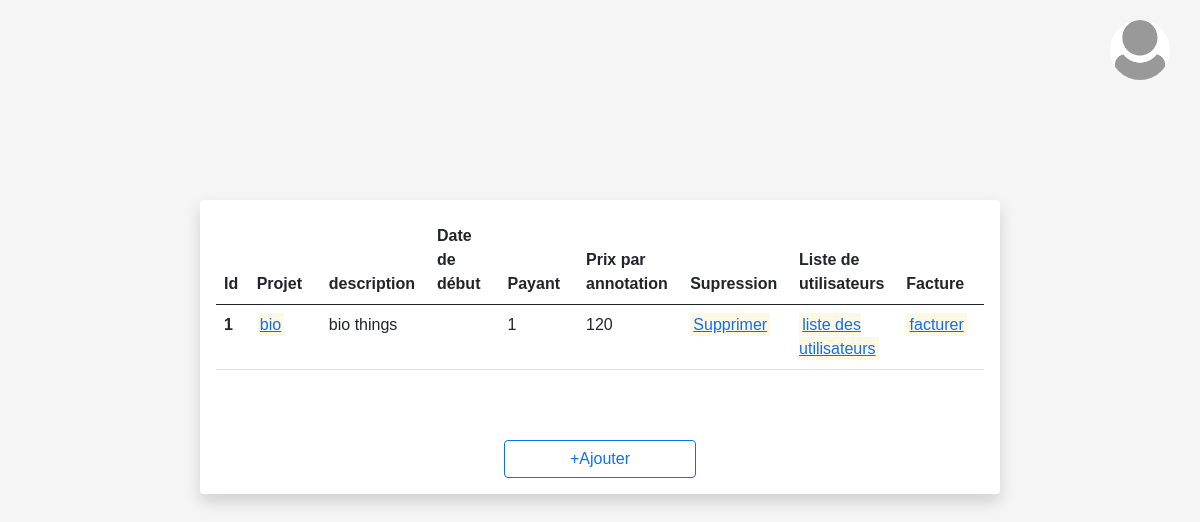
The app's page /Projets/index.php with its own data.
### tables this page shows
CREATE TABLE `groupe` (
  `id_group` int(11) NOT NULL,
  `nom` varchar(100) NOT NULL,
  `description` varchar(1000) NOT NULL,
  `payant` tinyint(1) DEFAULT NULL,
  `prix_par_annot` int(11) DEFAULT NULL,
  `datedebut` date DEFAULT NULL
);

### Projets/index.php (the view, shortened to what this page needs)
<!doctype html>
<html lang="en">
<head>
  <link href="https://cdn.jsdelivr.net/npm/bootstrap@5.0.2/dist/css/bootstrap.min.css" rel="stylesheet"
>
  <link href="projets.css" rel="stylesheet">
</head>
<body>
  <div class="action">
    <div class="profile" onclick="menuToggle();">
      <img src="profil.png" alt="">
    </div>
  </div>
  <main class="form-projets shadow p-3 bg-white rounded">
      <?php
require_once("db.php");
    $result = $con->query("SELECT * FROM groupe");
?>
<?php
    if ( $result->num_rows )
    {
    ?>
        <table class="table">
        <thead>
            <tr>
          <th style="width: 50px;" scope="col">Id</th>
          <th style="width: 150px;" scope="col">Projet</th>
          <th style="width: 150px;" scope="col">description</th>
          <th style="width: 150px;" scope="col">Date de début</th>
          <th style="width: 150px;" scope="col">Payant</th>
          <th style="width: 150px;" scope="col">Prix par annotation</th>
          <th style="width: 150px;" scope="col">Supression</th>
          <th style="width: 150px;" scope="col">Liste de utilisateurs</th>
          <th style="width: 150px;" scope="col">Facture</th>
            </tr>
    </thead>
            <?php while( $row = $result->fetch_assoc() ) { ?>
              <tbody>
                <tr>
                    <th scope="row"><?php echo $row['id_group']; ?></th>
                    <td><mark><a href="../Annotation/index.php?id=<?php echo $row['id_group']; ?>"><?php echo htmlspecialchars($row['nom']); ?></a></mark></td>
                    <td><?php echo htmlspecialchars($row['description']); ?></a></td>
                    <td><?php echo htmlspecialchars($row['datedebut']); ?></td>
                    <td><?php echo htmlspecialchars($row['payant']); ?></td>
                    <td><?php echo htmlspecialchars($row['prix_par_annot']); ?></td>
                    <td><mark><a href="index.php?id=<?php echo $row['id_group']; ?>" onclick="return confirm('Voulez-vous vraiment supprimer ce client?');">Supprimer</a></mark></td>
                    <td><mark><a href="../users/index.php?projet=<?php echo $row['id_group']; ?>">liste des utilisateurs</a></mark></td>
                    <td><mark><a href="../invoice/index.php?projet=<?php echo $row['id_group']; ?>">facturer</a></mark></td>
                </tr>
            </tbody>
            <?php } ?>
        </table>
    <?php }
        else {
            echo "Pas de projets.";
        }
    ?>
    <div class="text-center">
      <button type="button" class="w-25 btn btn-outline-primary">+Ajouter</button>
    </div>
</body>
</html>
</body>
</html>

### Projets/projets.css (style rules this page uses)
html, body { height: 100%; }
body { align-items: center; padding-bottom: 40px; background-color: #f5f5f5; }
.form-projets { width: 100%; max-width: 800px; margin: auto; margin-top: 200px; }
.form-projets button { text-align: center; }
.form-projets div { margin-top: 70px; }
* { margin: 0; padding: 0; font-family: 'Arial', Helvetica, sans-serif; }
.action { position: fixed; top: 20px; right: 30px; }
.action .profile { position: relative; width: 60px; height: 60px; border-radius: 50%; overflow: hidden; cursor: pointer; }
.action .profile img { position: absolute; top: 0; left: 0; width: 100%; height: 100%; object-fit: cover; }

### records on screen
groupe: id_group "1", nom "bio", description "bio things", payant "1", prix_par_annot "120"
